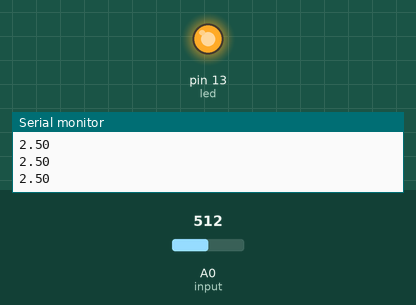
Bench run of a sketch on a simulated Arduino Uno, built with avr-gcc and run on an emulated ATmega328P. Shown: output pins drawn as LEDs (lit = HIGH), the last lines printed to the serial monitor. Inputs (shaded band) come from the test bench; at power-on: A0 (input) = 512.

Above: at 1.2 s.
1.3 s: A0 (input) set to 502
At 2.3 s:
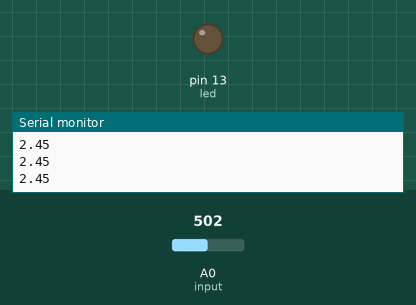
2.8 s: A0 (input) set to 522
At 3.3 s:
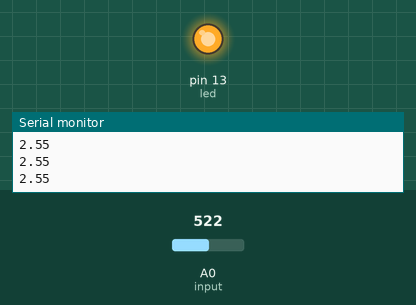
4.3 s: A0 (input) set to 511
At 5.6 s:
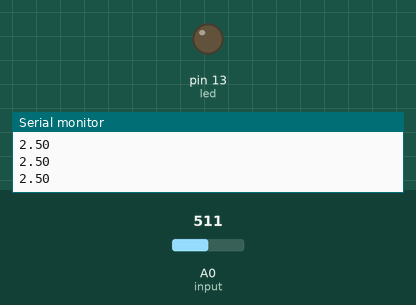
Timing chart, 0 to 7.3 s (numbered marks = the images above; inputs shaded):
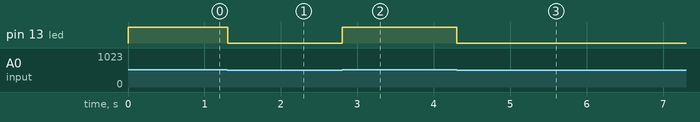

Measured:
- the behaviour switches between 512 and 511 on A0 (input) (found by bisection; images 0 and 1)
- after the input at 1.3 s, pin 13 (led): HIGH → LOW at once
- after the input at 2.8 s, pin 13 (led): LOW → HIGH at once
- after the input at 4.3 s, pin 13 (led): HIGH → LOW at once

The sketch:

P14-2_read_analog_2.5_LED.ino
```cpp
/*
*P14-2
*設計Arduino 程式，使用Arduino 板讀取類比電壓值，並顯示於Serial Monitor 視窗。
*當類比電壓大於2.5V 則LED 亮，否則LED 不亮。
*/

const byte input = A0;
const int led = 13;

int val = 0;

void setup()
{
	Serial.begin(9600);

	pinMode(led, OUTPUT);
}

void loop()
{
	val = analogRead(input);
	if(val >=512)
	{
		digitalWrite(led, HIGH);
	}
	else
	{
		digitalWrite(led, LOW);
	}
	Serial.println(val*5.0/1023.0, 2);
}
```
